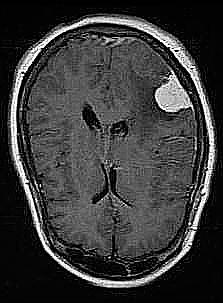
#> input picture DATA-4381-Project-main/Pragna_Capstone/Capstone/y1001.jpg, 223 x 303 px
$ jupyter execute --allow-errors 'mri practice.ipynb'
#> lines starting #> are read from the running program, lines starting #| are printed output that depends on the picture
# Practice of MRI images

[cell 1]
#Loading Data

[cell 2]
#pip install opencv-python

[cell 3]
import numpy as np
import torch
from torch.utils.data import Dataset, DataLoader, ConcatDataset
import glob
import matplotlib.pyplot as plt
from sklearn.metrics import confusion_matrix, accuracy_score
import random
import cv2
import sys

[cell 4]
tumor = []
healthy = []
for f in glob.iglob("./data/brain_tumor_dataset/yes/*.jpg"):
    img = cv2.imread(f)
    img = cv2.resize(img,(128,128))
    b, g, r = cv2.split(img)
    img = cv2.merge([r,g,b])
    tumor.append(img)

for f in glob.iglob("./data/brain_tumor_dataset/no/*.jpg"):
    img = cv2.imread(f)
    img = cv2.resize(img,(128,128))
    b, g, r = cv2.split(img)
    img = cv2.merge([r,g,b])
    healthy.append(img)

[cell 5]
healthy = np.array(healthy)
tumor = np.array(tumor)
All = np.concatenate((healthy, tumor))

[cell 6]
healthy.shape

[cell 7]
tumor.shape

[cell 8]
def plot_random(healthy, tumor, num=5):
    healthy_imgs = healthy[np.random.choice(healthy.shape[0], num, replace=False)]
    tumor_imgs = tumor[np.random.choice(tumor.shape[0], num, replace=False)]

    plt.figure(figsize=(16,9))
    for i in range(num):
        plt.subplot(1, num, i+1)
        plt.title('healthy')
        plt.imshow(healthy_imgs[i])

    plt.figure(figsize=(16,9))
    for i in range(num):
        plt.subplot(1, num, i+1)
        plt.title('tumor')
        plt.imshow(tumor_imgs[i])

#> (a cell that did not finish here is left out)

[cell 10]
# Tried to 'slice', but only works on 3D images

[cell 11]
import matplotlib.pyplot as plt
import numpy as np

def plot_single_tumor(tumor):
    # Select a random tumor image
    selected_tumor_img = tumor[np.random.choice(tumor.shape[0], 1, replace=False)[0]]

    # Plot the tumor image
    plt.figure(figsize=(8, 8))
    plt.imshow(selected_tumor_img, cmap='gray')
    plt.title('Tumor Image')
    plt.axis('off')
    plt.show()

#> (the rest of this cell did not finish here and is left out)

[cell 12]
#!pip install monai

[cell 13]
image = tumor
print(image.shape)
print(type(image))

# check other attributes of the neuroimage
print(image.dtype)  # data type of image entries
#> (the rest of this cell did not finish here and is left out)

[cell 14]
from skimage import exposure
import numpy as np
import matplotlib.pyplot as plt

for i in range(image.shape[0]):
    for c in range(image.shape[3]):
        image[i, :, :, c] = exposure.equalize_adapthist(image[i, :, :, c])

# Display a few preprocessed images
plt.figure(figsize=(12, 6))
#> (the rest of this cell did not finish here and is left out)

[cell 15]
#Using image with a tumor

[cell 16]
from PIL import Image
import matplotlib.pyplot as plt

# Load the image
image_path = 'y1001.jpg'
image = Image.open(image_path)
#> image is the input picture: PIL image 223x303 RGB; min 0, max 255, mean 57.9

# Display the image
plt.imshow(image)
plt.axis('off')
plt.show()

[cell 17]
image_path = 'y1001.jpg'
image = Image.open(image_path)


image_array = np.array(image)

# Normalize pixel values to the range [0, 1]
normalized_image = image_array / 255.0

plt.figure(figsize=(8, 4))

plt.subplot(1, 2, 1)
plt.imshow(image_array, cmap='gray')
plt.title('Original Image')
plt.axis('off')

plt.subplot(1, 2, 2)
plt.imshow(normalized_image, cmap='gray')
plt.title('Normalized Image')
plt.axis('off')

plt.show()
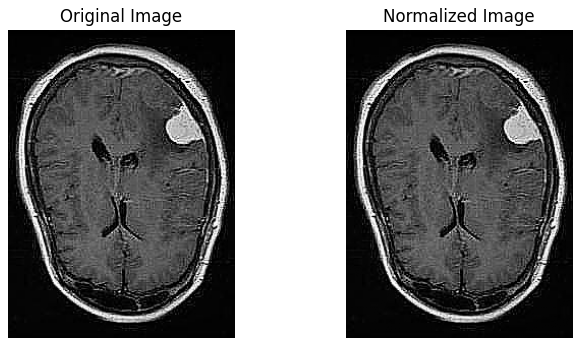
#> figure drawn by matplotlib, 2 panels

[cell 18]
#Cropping the image

[cell 19]
from PIL import Image
import matplotlib.pyplot as plt

# Define the bounding box coordinates (left, top, right, bottom)
bbox = (100, 50, 300, 250)  #coordinates based on the tumor location

cropped_image = image.crop(bbox)
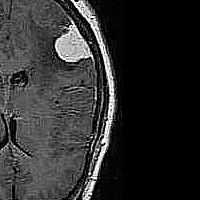
#> cropped_image: PIL image 200x200 RGB; min 0, max 255, mean 45.1

plt.imshow(cropped_image)
plt.axis('off')
plt.show()

[cell 20]
#(left, top, right, bottom)
bbox = (150, 50, 250, 150)  #coordinates based on the tumor location

cropped_image = image.crop(bbox)
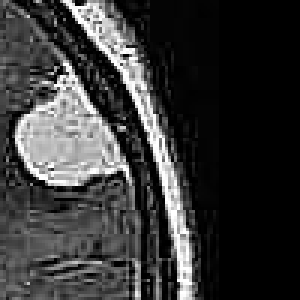
#> cropped_image: PIL image 100x100 RGB (shown 3 times larger); min 0, max 255, mean 55.5
plt.imshow(cropped_image)
plt.axis('off')
plt.show()

[cell 21]
image_path = 'y1001.jpg'
image = Image.open(image_path).convert('L')
#> image: PIL image 223x303 L

#> (the rest of this cell did not finish here and is left out)

[cell 22]
# Define window and level parameters
window_width = 300
window_center = 150
min_intensity = window_center - window_width // 2
max_intensity = window_center + window_width // 2

windowed_image = np.clip(np.array(image), min_intensity, max_intensity)

windowed_image = ((windowed_image - min_intensity) / (max_intensity - min_intensity) * 255).astype(np.uint8)
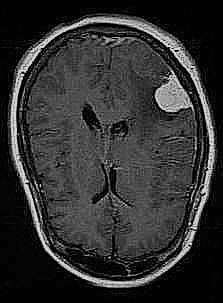
#> windowed_image: shape (303, 223); min 0, max 216, mean 48.7
windowed_image = Image.fromarray(windowed_image)

plt.figure(figsize=(8, 4))

plt.subplot(1, 2, 1)
plt.imshow(image, cmap='gray')
plt.title('Original Image')
plt.axis('off')

plt.subplot(1, 2, 2)
plt.imshow(windowed_image, cmap='gray')
plt.title('Windowed Image')
plt.axis('off')

plt.show()
